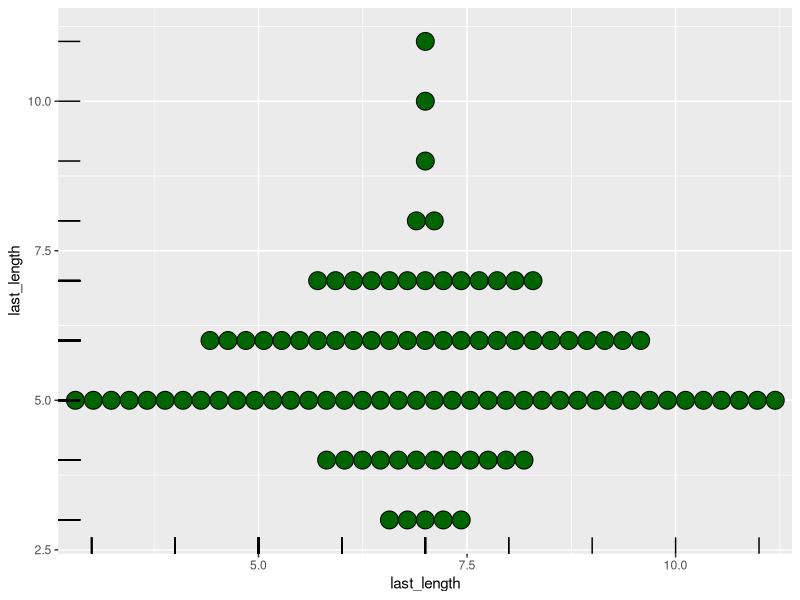
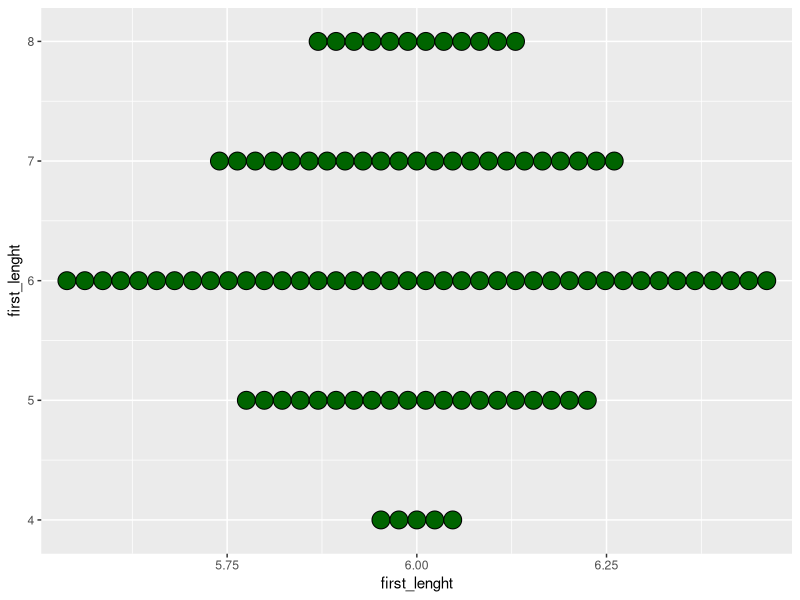
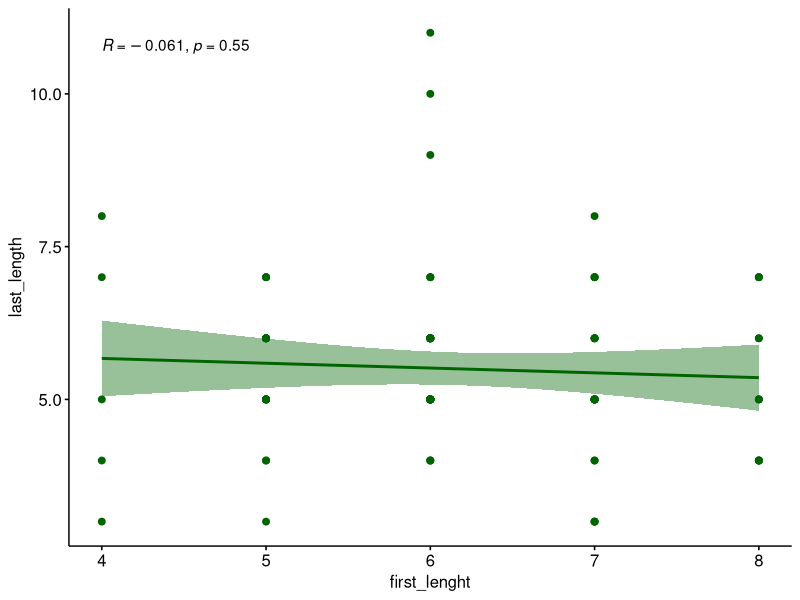
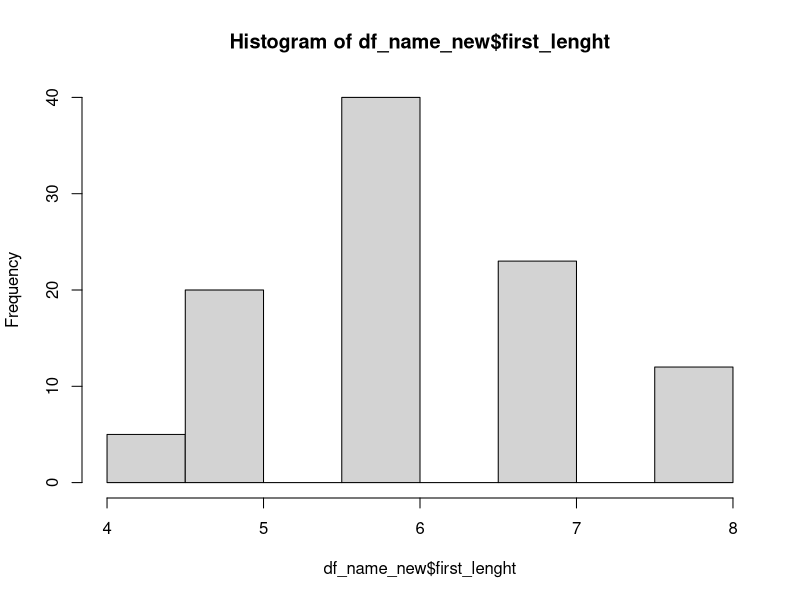
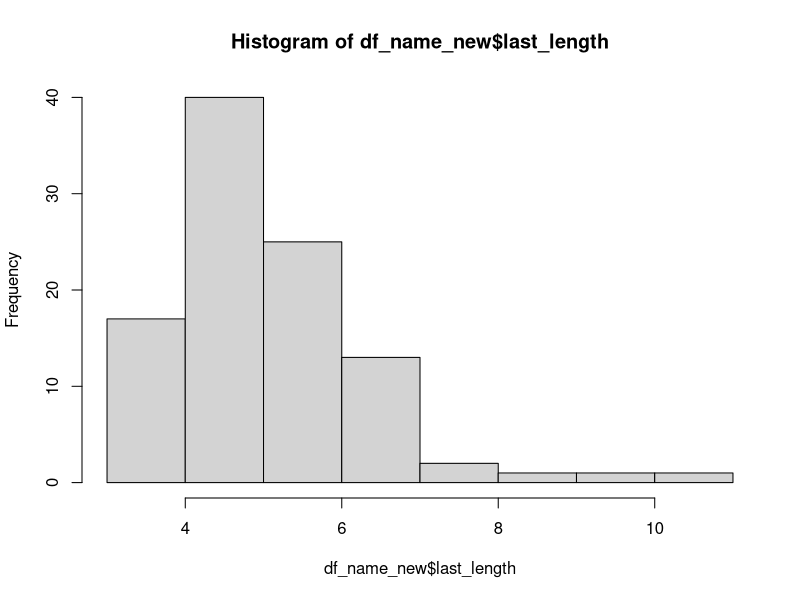

The R script that drew these images, in order:
# libraries 
library(readr)
library(dplyr)
library(ggplot2)
library(ggpubr)

#Part I: Exploratory Analysis

# import the dataset 
df_name <- read_csv("arabic_first_last_name.csv")

# a quick check on the dataset
summary(df_name)
sum(is.na(df_name))
# create two columns for the lengths of the last and first names
df_name_new <- df_name %>%
  mutate(first_lenght = nchar(df_name$`First Name`))%>%
  mutate(last_length = nchar(df_name$`Last Name`)) 
  
# a dot plot for the last name lengths
ggplot(df_name_new, aes(x=last_length, y=last_length)) + 
  geom_dotplot(binaxis='y', stackdir='center', fill= 'darkgreen',binwidth=0.3)+
  geom_rug()

# a dot plot for the first name lengths
ggplot(df_name_new, aes(x=first_lenght, y=first_lenght)) + 
  geom_dotplot(binaxis='y', stackdir='center', fill= 'darkgreen',binwidth=0.15)

#Part II: Regression Model

# scatter plot for last and first names length
ggscatter(df_name_new, x = "first_lenght", y = "last_length", 
          add = "reg.line", conf.int = TRUE, 
          cor.coef = TRUE, cor.method = "pearson", color ='darkgreen') 

# not part of the assignment activity
hist(df_name_new$first_lenght)
hist(df_name_new$last_length)
sum(duplicated(df_name_new))